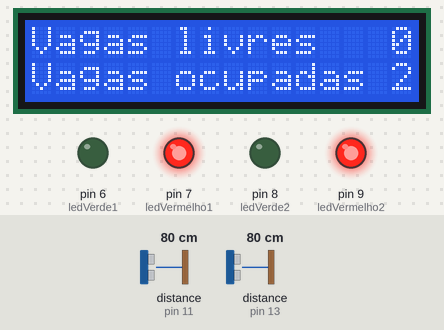
This sketch was run on a simulated Arduino Uno, built with avr-gcc and run on an emulated ATmega328P. Parts: 16×2 character LCD, output pins drawn as LEDs (lit = HIGH). Wiring (inferred from the names in the program): 2 × ultrasonic range finder: trigger pin 10, echo pin 11 / trigger pin 12, echo pin 13. The inputs (shaded band) are chosen by the test bench; at power-on: distance to the obstacle (sensors on pin 11, pin 13) 80 cm. The echo pulse lasts 58.3 µs per cm; pins used as bus, display or sensor lines are not drawn.

Above: at 1.2 s.
1.3 s: distance to the obstacle (sensor on pin 11) set to 198 cm
2.8 s: distance to the obstacle (sensor on pin 11) set to 206 cm
At 4.1 s:
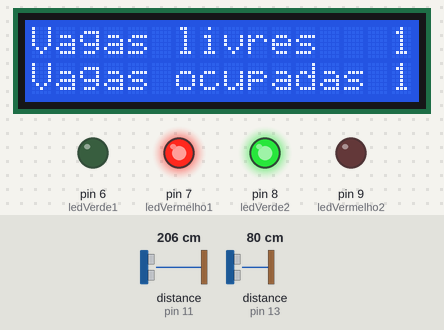
4.4 s: distance to the obstacle (sensor on pin 11) set to 120 cm
At 5.6 s:
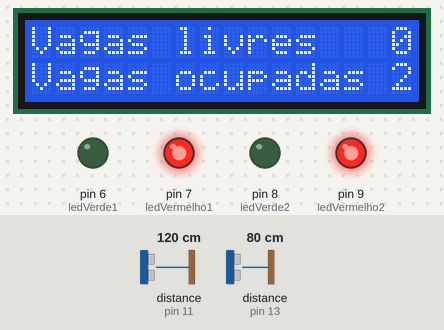
10.4 s: distance to the obstacle (sensor on pin 13) set to 198 cm
11.9 s: distance to the obstacle (sensor on pin 13) set to 206 cm
At 13.4 s:
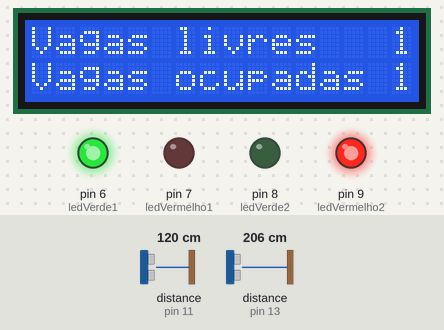
Timing chart, 0 to 14.5 s (numbered marks = the images above; inputs shaded):
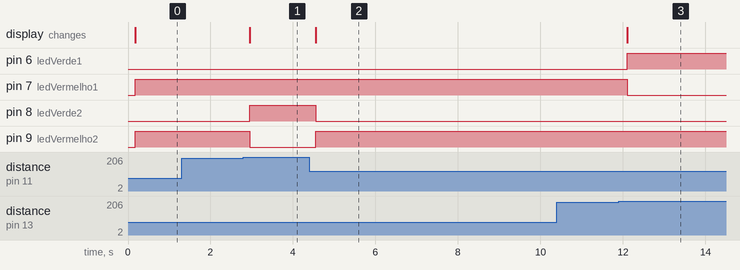

The sketch:

controle_vagas.ino
```cpp
#define ledVerde1 6
#define ledVermelho1 7
#define ledVerde2 8
#define ledVermelho2 9
#define trigger1 10
#define echo1 11
#define trigger2 12
#define echo2 13

int livres = 0, ocupadas = 0;

float tVaga1 = 0, dVaga1 = 0, tVaga2 = 0, dVaga2 = 0;

#include <LiquidCrystal.h>

LiquidCrystal lcd(0,1,2,3,4,5);

void setup()
{
  pinMode(ledVerde1, OUTPUT);
  pinMode(ledVermelho1, OUTPUT);

  pinMode(ledVerde2, OUTPUT);
  pinMode(ledVermelho2, OUTPUT);

  pinMode(trigger1, OUTPUT);
  pinMode(trigger2, OUTPUT);

  pinMode(echo1, INPUT);
  pinMode(echo2, INPUT);

  lcd.begin(16, 2);
}
void loop()
{


  digitalWrite(trigger2, LOW);
  delayMicroseconds(5);

  digitalWrite(trigger2, HIGH);
  delayMicroseconds(5);

  digitalWrite(trigger2, LOW);

  float tVaga1 = pulseIn(echo2, HIGH);
  dVaga1=(tVaga1*340/20000)/100;
  delayMicroseconds(5);


  digitalWrite(trigger1, LOW);
  delayMicroseconds(5);

  digitalWrite(trigger1, HIGH);
  delayMicroseconds(5);

  digitalWrite(trigger1, LOW);

  float tVaga2 = pulseIn(echo1, HIGH);
  dVaga2 = (tVaga2*340/20000)/100;
  delay(90);


  if(dVaga1 < 2.00 && dVaga2 < 2.00){
  	livres = 0;
    ocupadas = 2;
    lcd.clear();
    lcd.setCursor(0,0);
    lcd.print("Vagas livres   " + String(livres));
    lcd.setCursor(0,1);
    lcd.print("Vagas ocupadas " + String(ocupadas));
  }

  if(dVaga1 > 2.00 && dVaga2 > 2.00){
    livres = 2;
    ocupadas = 0;
    lcd.clear();
    lcd.setCursor(0, 0);
    lcd.print("Vagas livres   " + String(livres));
    lcd.setCursor(0, 1);
    lcd.print("Vagas ocupadas "+ String(ocupadas));
  }

  if(dVaga1 < 2.00 && dVaga2 > 2.00) {
    livres = 1;
    ocupadas = 1;
    lcd.clear();
    lcd.setCursor(0, 0);
    lcd.print("Vagas livres   " + String(livres));
    lcd.setCursor(0, 1);
    lcd.print("Vagas ocupadas "+ String(ocupadas));
  }

  if (dVaga1 > 2.00 && dVaga2 < 2.00) {
  	livres = 1;
    ocupadas = 1;
    lcd.clear();
    lcd.setCursor(0, 0);
    lcd.print("Vagas livres   " + String(livres));
    lcd.setCursor(0, 1);
    lcd.print("Vagas ocupadas "+ String(ocupadas));
  }

  if(dVaga1 > 2.00){
  	digitalWrite(ledVerde1, HIGH);
    digitalWrite(ledVermelho1, LOW);
  }else {
  	digitalWrite(ledVerde1, LOW);
    digitalWrite(ledVermelho1, HIGH);
  }

  if(dVaga2 > 2.00){
  	digitalWrite(ledVerde2, HIGH);
    digitalWrite(ledVermelho2, LOW);
  }else {
  	digitalWrite(ledVerde2, LOW);
    digitalWrite(ledVermelho2, HIGH);
  }

}
```

Measured:
- the behaviour switches between 201 and 202 cm on distance to the obstacle (sensor on pin 11) (found by bisection; images 0 and 1)
- the behaviour switches between 202 and 203 cm on distance to the obstacle (sensor on pin 13) (found by bisection; images 2 and 3)
- after the input at 1.3 s, every drawn part: stays the same
- after the input at 2.8 s, pin 8 (ledVerde2): LOW → HIGH after 0.15 s; pin 9 (ledVermelho2): HIGH → LOW after 0.15 s; the display: changes after 0.15 s (image 1)
- after the input at 4.4 s, pin 8 (ledVerde2): HIGH → LOW after 0.15 s; pin 9 (ledVermelho2): LOW → HIGH after 0.15 s; the display: changes after 0.15 s (image 2)
- after the input at 10.4 s, every drawn part: stays the same
- after the input at 11.9 s, pin 6 (ledVerde1): LOW → HIGH after 0.21 s; pin 7 (ledVermelho1): HIGH → LOW after 0.21 s; the display: changes after 0.21 s (image 3)
